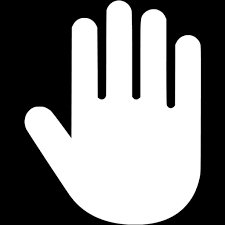
#> input picture hand.png, 225 x 225 px
$ python Hand_Gesture.py
#> lines starting #> are read from the running program, lines starting #| are printed output that depends on the picture; after the words box and inside, x2 and y2 are one past the last pixel; in counts of white or black regions, pixels touching at a corner belong together
# "convex Hull is a technique which will connect the
# outer most pixel in image in our case it is the outer
# most pixel of our finger"

"""for this example image has been used """

import cv2
import numpy as np

hand = cv2.imread("hand.png",0)
#> hand is the input picture: shape (225, 225); min 0, max 255, mean 128.6

#thresholding
ret, the = cv2.threshold(hand, 70, 255, cv2.THRESH_BINARY)
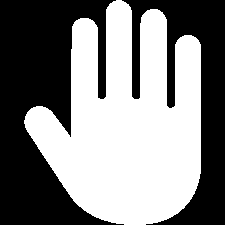
#> the: shape (225, 225); 51% white; 2 black regions

#finding countours
# to find  the connected pixel

countours,Herraacy = cv2.findContours(the.copy(), cv2.RETR_TREE, cv2.CHAIN_APPROX_SIMPLE)
#> countours = 1 contour; box (x1, y1, x2, y2) and area: (24, 0, 201, 225) 25264; Herraacy = [[-1, -1, -1, -1]]

hull = [cv2.convexHull(c) for c in countours ]
#> hull = 1 contour; box (x1, y1, x2, y2) and area: (24, 0, 201, 225) 30220

#drawing countours

final =cv2.drawContours(hand, hull, -1, (255, 0, 0), 3)
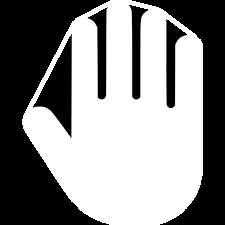
#> final: shape (225, 225); min 0, max 255, mean 138.3

cv2.imshow("orignalImage", hand)

cv2.imshow("threshold imgae", the)

cv2.imshow("Convexhull", final)
cv2.waitKey(0)
